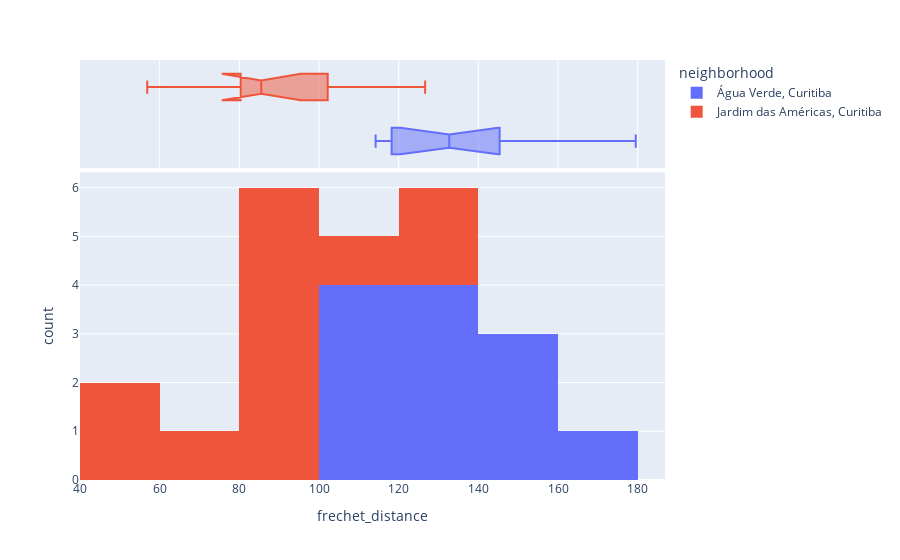

This figure's notebook cell:
### Code cell
px.histogram(gdf, 
            x='frechet_distance', 
            #  y="tip", 
            color="neighborhood",
                marginal="box", # or violin, rug
                #    hover_data=df.columns
                # range_x=(0,30),
                width = 900,
                nbins=10,
                )

### Figure 1 — Plotly figure (JSON) as saved in the notebook; plotly's stock layout.template omitted (floating-point values rounded to 4 significant figures)
{"data": [{"alignmentgroup": "True", "bingroup": "x", "hovertemplate": "neighborhood=Água Verde, Curitiba<br>frechet_distance=%{x}<br>count=%{y}<extra></extra>", "legendgroup": "Água Verde, Curitiba", "marker": {"color": "#636efa", "pattern": {"shape": ""}}, "name": "Água Verde, Curitiba", "nbinsx": 10, "offsetgroup": "Água Verde, Curitiba", "orientation": "v", "showlegend": true, "type": "histogram", "x": [127.8, 136.2, 117.3, 114.2, 116.5, 132.7, 132.7, 148.6, 142.1, 179.5, 119.2, 151.2], "xaxis": "x", "yaxis": "y"}, {"alignmentgroup": "True", "hovertemplate": "neighborhood=Água Verde, Curitiba<br>frechet_distance=%{x}<extra></extra>", "legendgroup": "Água Verde, Curitiba", "marker": {"color": "#636efa"}, "name": "Água Verde, Curitiba", "notched": true, "offsetgroup": "Água Verde, Curitiba", "showlegend": false, "type": "box", "x": [127.8, 136.2, 117.3, 114.2, 116.5, 132.7, 132.7, 148.6, 142.1, 179.5, 119.2, 151.2], "xaxis": "x2", "yaxis": "y2"}, {"alignmentgroup": "True", "bingroup": "x", "hovertemplate": "neighborhood=Jardim das Américas, Curitiba<br>frechet_distance=%{x}<br>count=%{y}<extra></extra>", "legendgroup": "Jardim das Américas, Curitiba", "marker": {"color": "#EF553B", "pattern": {"shape": ""}}, "name": "Jardim das Américas, Curitiba", "nbinsx": 10, "offsetgroup": "Jardim das Américas, Curitiba", "orientation": "v", "showlegend": true, "type": "histogram", "x": [78.95, 83.28, 82.13, 81.7, 111.0, 93.34, 89.23, 56.88, 87.71, 125.0, 126.6, 59.48], "xaxis": "x", "yaxis": "y"}, {"alignmentgroup": "True", "hovertemplate": "neighborhood=Jardim das Américas, Curitiba<br>frechet_distance=%{x}<extra></extra>", "legendgroup": "Jardim das Américas, Curitiba", "marker": {"color": "#EF553B"}, "name": "Jardim das Américas, Curitiba", "notched": true, "offsetgroup": "Jardim das Américas, Curitiba", "showlegend": false, "type": "box", "x": [78.95, 83.28, 82.13, 81.7, 111.0, 93.34, 89.23, 56.88, 87.71, 125.0, 126.6, 59.48], "xaxis": "x2", "yaxis": "y2"}], "layout": {"barmode": "relative", "legend": {"title": {"text": "neighborhood"}, "tracegroupgap": 0}, "margin": {"t": 60}, "width": 900, "xaxis": {"anchor": "y", "domain": [0, 1], "title": {"text": "frechet_distance"}}, "xaxis2": {"anchor": "y2", "domain": [0, 1], "matches": "x", "showgrid": true, "showticklabels": false}, "yaxis": {"anchor": "x", "domain": [0, 0.7326], "title": {"text": "count"}}, "yaxis2": {"anchor": "x2", "domain": [0.7426, 1], "matches": "y2", "showgrid": false, "showline": false, "showticklabels": false, "ticks": ""}}}
